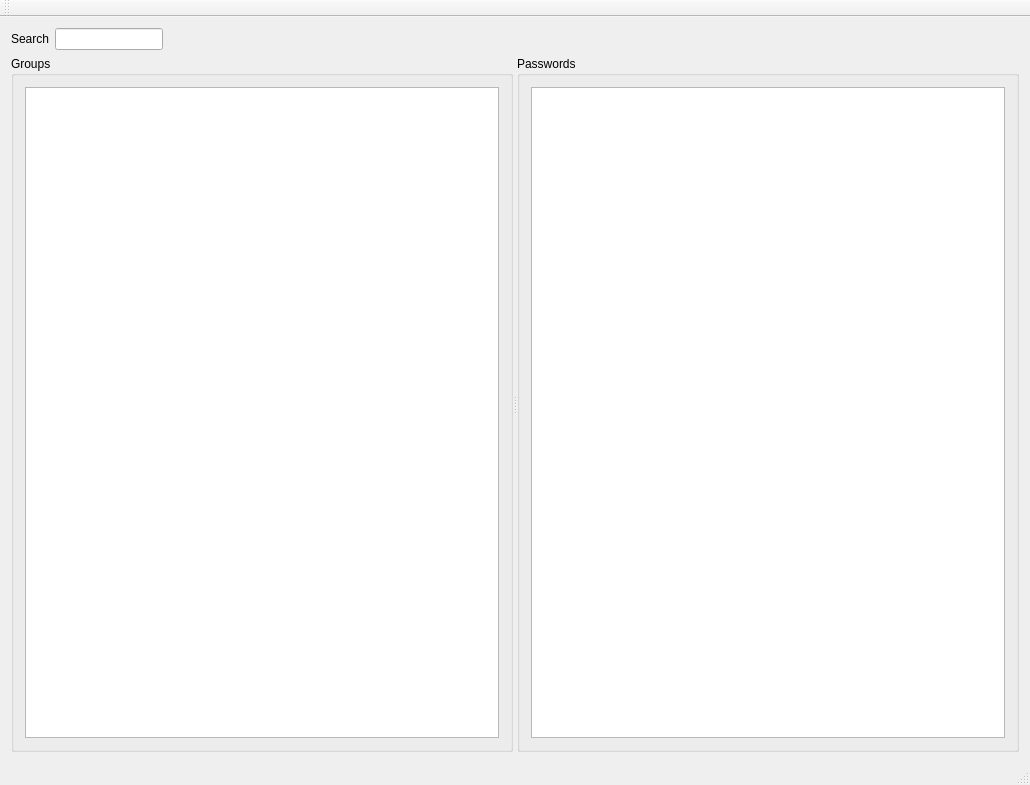
<?xml version="1.0" encoding="UTF-8"?>
<ui version="4.0">
 <class>MainWindow</class>
 <widget class="QMainWindow" name="MainWindow">
  <property name="geometry">
   <rect>
    <x>0</x>
    <y>0</y>
    <width>1030</width>
    <height>785</height>
   </rect>
  </property>
  <property name="sizePolicy">
   <sizepolicy hsizetype="Preferred" vsizetype="Minimum">
    <horstretch>0</horstretch>
    <verstretch>0</verstretch>
   </sizepolicy>
  </property>
  <property name="windowTitle">
   <string>TrezorPass</string>
  </property>
  <widget class="QWidget" name="centralWidget">
   <layout class="QVBoxLayout" name="verticalLayout_3">
    <item>
     <layout class="QHBoxLayout" name="horizontalLayout_2">
      <item>
       <widget class="QLabel" name="label">
        <property name="enabled">
         <bool>true</bool>
        </property>
        <property name="sizePolicy">
         <sizepolicy hsizetype="Preferred" vsizetype="Fixed">
          <horstretch>0</horstretch>
          <verstretch>0</verstretch>
         </sizepolicy>
        </property>
        <property name="text">
         <string>Search</string>
        </property>
       </widget>
      </item>
      <item>
       <widget class="QLineEdit" name="pwSearchEdit">
        <property name="sizePolicy">
         <sizepolicy hsizetype="Preferred" vsizetype="Fixed">
          <horstretch>0</horstretch>
          <verstretch>0</verstretch>
         </sizepolicy>
        </property>
       </widget>
      </item>
      <item>
       <spacer name="horizontalSpacer">
        <property name="orientation">
         <enum>Qt::Horizontal</enum>
        </property>
        <property name="sizeHint" stdset="0">
         <size>
          <width>40</width>
          <height>20</height>
         </size>
        </property>
       </spacer>
      </item>
     </layout>
    </item>
    <item>
     <widget class="QSplitter" name="splitter">
      <property name="orientation">
       <enum>Qt::Horizontal</enum>
      </property>
      <widget class="QGroupBox" name="groupBox">
       <property name="sizePolicy">
        <sizepolicy hsizetype="Expanding" vsizetype="Expanding">
         <horstretch>0</horstretch>
         <verstretch>0</verstretch>
        </sizepolicy>
       </property>
       <property name="title">
        <string>Groups</string>
       </property>
       <layout class="QVBoxLayout" name="verticalLayout">
        <item>
         <widget class="QTreeView" name="groupsTree"/>
        </item>
       </layout>
      </widget>
      <widget class="QGroupBox" name="groupBox_2">
       <property name="title">
        <string>Passwords</string>
       </property>
       <layout class="QVBoxLayout" name="verticalLayout_2">
        <item>
         <widget class="QTableWidget" name="passwordTable">
          <property name="editTriggers">
           <set>QAbstractItemView::NoEditTriggers</set>
          </property>
          <property name="dragEnabled">
           <bool>false</bool>
          </property>
         </widget>
        </item>
       </layout>
      </widget>
     </widget>
    </item>
   </layout>
  </widget>
  <widget class="QMenuBar" name="menuBar">
   <property name="geometry">
    <rect>
     <x>0</x>
     <y>0</y>
     <width>1030</width>
     <height>28</height>
    </rect>
   </property>
  </widget>
  <widget class="QToolBar" name="mainToolBar">
   <attribute name="toolBarArea">
    <enum>TopToolBarArea</enum>
   </attribute>
   <attribute name="toolBarBreak">
    <bool>false</bool>
   </attribute>
  </widget>
  <widget class="QStatusBar" name="statusBar"/>
 </widget>
 <layoutdefault spacing="6" margin="11"/>
 <resources/>
 <connections/>
</ui>
